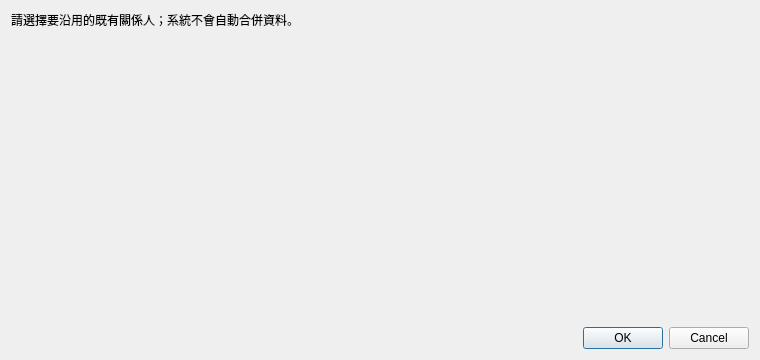
<?xml version="1.0" encoding="UTF-8"?>
<ui version="4.0">
 <class>existingContactPickerDialogContent</class>
 <widget class="QWidget" name="existingContactPickerDialogContent">
  <property name="geometry">
   <rect>
    <x>0</x>
    <y>0</y>
    <width>760</width>
    <height>360</height>
   </rect>
  </property>
  <property name="windowTitle">
   <string>選擇既有關係人</string>
  </property>
  <property name="dialogSize" stdset="0">
   <size>
    <width>760</width>
    <height>360</height>
   </size>
  </property>
  <layout class="QVBoxLayout" name="existingContactPickerLayout" stretch="0,1,0">
   <property name="spacing">
    <number>6</number>
   </property>
   <property name="leftMargin">
    <number>11</number>
   </property>
   <property name="topMargin">
    <number>11</number>
   </property>
   <property name="rightMargin">
    <number>11</number>
   </property>
   <property name="bottomMargin">
    <number>11</number>
   </property>
   <item>
    <widget class="QLabel" name="promptLabel">
     <property name="text">
      <string>請選擇要沿用的既有關係人；系統不會自動合併資料。</string>
     </property>
    </widget>
   </item>
   <item>
    <widget class="QWidget" name="contactTableSlot" native="true" />
   </item>
   <item>
    <widget class="DialogButtonBox" name="buttonBox">
     <property name="standardButtons">
      <set>QDialogButtonBox::Cancel|QDialogButtonBox::Ok</set>
     </property>
    </widget>
   </item>
  </layout>
 </widget>
 <customwidgets>
 <customwidget>
  <class>DialogButtonBox</class>
  <extends>QDialogButtonBox</extends>
  <header>customer_fluent</header>
 </customwidget>
 </customwidgets>
 <resources />
 <connections />
</ui>
